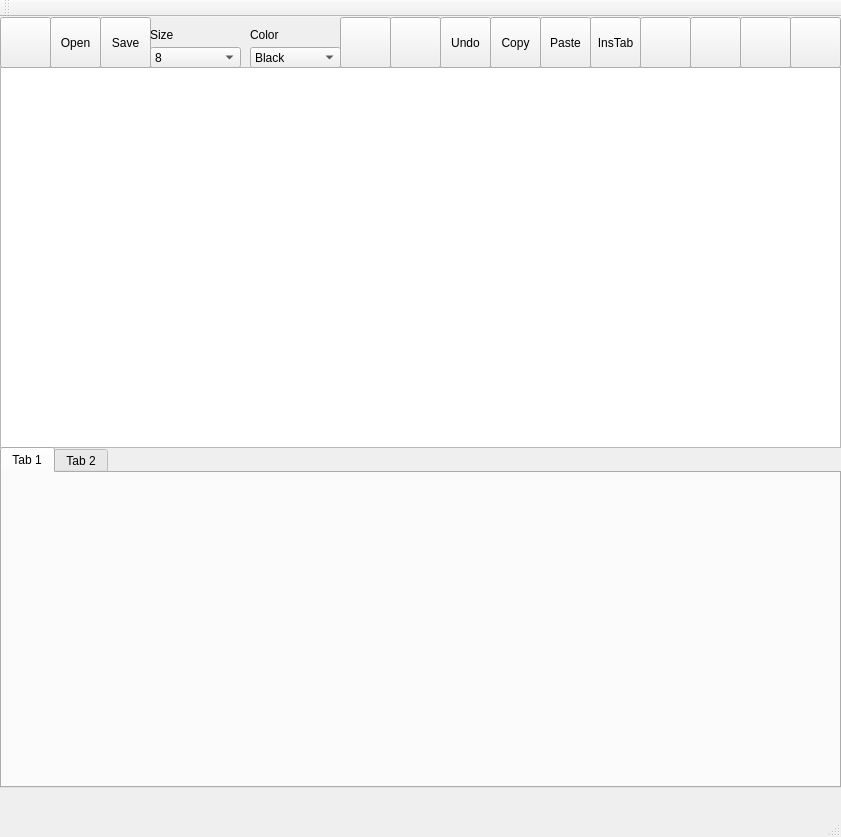
<?xml version="1.0" encoding="UTF-8"?>
<ui version="4.0">
 <class>MainWindow</class>
 <widget class="QMainWindow" name="MainWindow">
  <property name="geometry">
   <rect>
    <x>0</x>
    <y>0</y>
    <width>841</width>
    <height>837</height>
   </rect>
  </property>
  <property name="windowTitle">
   <string>MainWindow</string>
  </property>
  <widget class="QWidget" name="centralWidget">
   <widget class="QTextEdit" name="textEdit">
    <property name="geometry">
     <rect>
      <x>0</x>
      <y>50</y>
      <width>841</width>
      <height>381</height>
     </rect>
    </property>
    <property name="html">
     <string>&lt;!DOCTYPE HTML PUBLIC &quot;-//W3C//DTD HTML 4.0//EN&quot; &quot;http://www.w3.org/TR/REC-html40/strict.dtd&quot;&gt;
&lt;html&gt;&lt;head&gt;&lt;meta name=&quot;qrichtext&quot; content=&quot;1&quot; /&gt;&lt;style type=&quot;text/css&quot;&gt;
p, li { white-space: pre-wrap; }
&lt;/style&gt;&lt;/head&gt;&lt;body style=&quot; font-family:'MS Shell Dlg 2'; font-size:7.8pt; font-weight:400; font-style:normal;&quot;&gt;
&lt;p style=&quot;-qt-paragraph-type:empty; margin-top:0px; margin-bottom:0px; margin-left:0px; margin-right:0px; -qt-block-indent:0; text-indent:0px;&quot;&gt;&lt;br /&gt;&lt;/p&gt;&lt;/body&gt;&lt;/html&gt;</string>
    </property>
   </widget>
   <widget class="QToolButton" name="newFile">
    <property name="geometry">
     <rect>
      <x>0</x>
      <y>0</y>
      <width>51</width>
      <height>51</height>
     </rect>
    </property>
    <property name="text">
     <string/>
    </property>
    <property name="icon">
     <iconset>
      <normaloff>../../../Users/dvlas/OneDrive/Изображения/Figures/plus.png</normaloff>../../../Users/dvlas/OneDrive/Изображения/Figures/plus.png</iconset>
    </property>
    <property name="iconSize">
     <size>
      <width>30</width>
      <height>30</height>
     </size>
    </property>
   </widget>
   <widget class="QToolButton" name="openFile">
    <property name="geometry">
     <rect>
      <x>50</x>
      <y>0</y>
      <width>51</width>
      <height>51</height>
     </rect>
    </property>
    <property name="text">
     <string>Open</string>
    </property>
    <property name="icon">
     <iconset>
      <normaloff>../../../Users/dvlas/OneDrive/Изображения/Figures/open.png</normaloff>../../../Users/dvlas/OneDrive/Изображения/Figures/open.png</iconset>
    </property>
    <property name="iconSize">
     <size>
      <width>35</width>
      <height>35</height>
     </size>
    </property>
   </widget>
   <widget class="QToolButton" name="saveFile">
    <property name="geometry">
     <rect>
      <x>100</x>
      <y>0</y>
      <width>51</width>
      <height>51</height>
     </rect>
    </property>
    <property name="text">
     <string>Save</string>
    </property>
    <property name="icon">
     <iconset>
      <normaloff>../../../Users/dvlas/OneDrive/Изображения/Figures/save.png</normaloff>../../../Users/dvlas/OneDrive/Изображения/Figures/save.png</iconset>
    </property>
    <property name="iconSize">
     <size>
      <width>30</width>
      <height>30</height>
     </size>
    </property>
   </widget>
   <widget class="QComboBox" name="colorChange">
    <property name="geometry">
     <rect>
      <x>250</x>
      <y>30</y>
      <width>91</width>
      <height>21</height>
     </rect>
    </property>
    <item>
     <property name="text">
      <string>Black</string>
     </property>
    </item>
    <item>
     <property name="text">
      <string>Pink</string>
     </property>
    </item>
    <item>
     <property name="text">
      <string>Yellow</string>
     </property>
    </item>
    <item>
     <property name="text">
      <string>Orange</string>
     </property>
    </item>
    <item>
     <property name="text">
      <string>Red</string>
     </property>
    </item>
    <item>
     <property name="text">
      <string>Green</string>
     </property>
    </item>
    <item>
     <property name="text">
      <string>Blue</string>
     </property>
    </item>
   </widget>
   <widget class="QLabel" name="label">
    <property name="geometry">
     <rect>
      <x>250</x>
      <y>10</y>
      <width>55</width>
      <height>16</height>
     </rect>
    </property>
    <property name="text">
     <string>Color</string>
    </property>
   </widget>
   <widget class="QComboBox" name="sizeChange">
    <property name="geometry">
     <rect>
      <x>150</x>
      <y>30</y>
      <width>91</width>
      <height>21</height>
     </rect>
    </property>
    <item>
     <property name="text">
      <string>8</string>
     </property>
    </item>
    <item>
     <property name="text">
      <string>10</string>
     </property>
    </item>
    <item>
     <property name="text">
      <string>12</string>
     </property>
    </item>
    <item>
     <property name="text">
      <string>14</string>
     </property>
    </item>
    <item>
     <property name="text">
      <string>16</string>
     </property>
    </item>
    <item>
     <property name="text">
      <string>18</string>
     </property>
    </item>
    <item>
     <property name="text">
      <string>20</string>
     </property>
    </item>
    <item>
     <property name="text">
      <string>22</string>
     </property>
    </item>
    <item>
     <property name="text">
      <string>24</string>
     </property>
    </item>
   </widget>
   <widget class="QLabel" name="label_2">
    <property name="geometry">
     <rect>
      <x>150</x>
      <y>10</y>
      <width>55</width>
      <height>16</height>
     </rect>
    </property>
    <property name="text">
     <string>Size</string>
    </property>
   </widget>
   <widget class="QToolButton" name="search">
    <property name="geometry">
     <rect>
      <x>340</x>
      <y>0</y>
      <width>51</width>
      <height>51</height>
     </rect>
    </property>
    <property name="text">
     <string/>
    </property>
    <property name="icon">
     <iconset>
      <normaloff>../../../Users/dvlas/OneDrive/Изображения/Figures/find.png</normaloff>../../../Users/dvlas/OneDrive/Изображения/Figures/find.png</iconset>
    </property>
    <property name="iconSize">
     <size>
      <width>35</width>
      <height>35</height>
     </size>
    </property>
   </widget>
   <widget class="QPushButton" name="clearButton">
    <property name="geometry">
     <rect>
      <x>390</x>
      <y>0</y>
      <width>51</width>
      <height>51</height>
     </rect>
    </property>
    <property name="text">
     <string/>
    </property>
    <property name="icon">
     <iconset>
      <normaloff>../../../Users/dvlas/OneDrive/Изображения/Figures/clear.png</normaloff>../../../Users/dvlas/OneDrive/Изображения/Figures/clear.png</iconset>
    </property>
    <property name="iconSize">
     <size>
      <width>40</width>
      <height>40</height>
     </size>
    </property>
   </widget>
   <widget class="QToolButton" name="insertTable">
    <property name="geometry">
     <rect>
      <x>590</x>
      <y>0</y>
      <width>51</width>
      <height>51</height>
     </rect>
    </property>
    <property name="text">
     <string>InsTab</string>
    </property>
    <property name="icon">
     <iconset>
      <normaloff>../../../Users/dvlas/OneDrive/Изображения/Figures/insTab.png</normaloff>../../../Users/dvlas/OneDrive/Изображения/Figures/insTab.png</iconset>
    </property>
    <property name="iconSize">
     <size>
      <width>35</width>
      <height>35</height>
     </size>
    </property>
   </widget>
   <widget class="QPushButton" name="addRow">
    <property name="geometry">
     <rect>
      <x>640</x>
      <y>0</y>
      <width>51</width>
      <height>51</height>
     </rect>
    </property>
    <property name="font">
     <font>
      <pointsize>7</pointsize>
     </font>
    </property>
    <property name="text">
     <string/>
    </property>
    <property name="icon">
     <iconset>
      <normaloff>../../../Users/dvlas/OneDrive/Изображения/Figures/addrow.png</normaloff>../../../Users/dvlas/OneDrive/Изображения/Figures/addrow.png</iconset>
    </property>
    <property name="iconSize">
     <size>
      <width>35</width>
      <height>35</height>
     </size>
    </property>
   </widget>
   <widget class="QPushButton" name="rmRow">
    <property name="geometry">
     <rect>
      <x>690</x>
      <y>0</y>
      <width>51</width>
      <height>51</height>
     </rect>
    </property>
    <property name="font">
     <font>
      <pointsize>7</pointsize>
     </font>
    </property>
    <property name="text">
     <string/>
    </property>
    <property name="icon">
     <iconset>
      <normaloff>../../../Users/dvlas/OneDrive/Изображения/Figures/rmrow.png</normaloff>../../../Users/dvlas/OneDrive/Изображения/Figures/rmrow.png</iconset>
    </property>
    <property name="iconSize">
     <size>
      <width>35</width>
      <height>35</height>
     </size>
    </property>
    <property name="autoRepeatDelay">
     <number>300</number>
    </property>
   </widget>
   <widget class="QPushButton" name="addColumn">
    <property name="geometry">
     <rect>
      <x>740</x>
      <y>0</y>
      <width>51</width>
      <height>51</height>
     </rect>
    </property>
    <property name="font">
     <font>
      <pointsize>7</pointsize>
     </font>
    </property>
    <property name="text">
     <string/>
    </property>
    <property name="icon">
     <iconset>
      <normaloff>../../../Users/dvlas/OneDrive/Изображения/Figures/rmclm.png</normaloff>../../../Users/dvlas/OneDrive/Изображения/Figures/rmclm.png</iconset>
    </property>
    <property name="iconSize">
     <size>
      <width>35</width>
      <height>35</height>
     </size>
    </property>
   </widget>
   <widget class="QPushButton" name="rmClm">
    <property name="geometry">
     <rect>
      <x>790</x>
      <y>0</y>
      <width>51</width>
      <height>51</height>
     </rect>
    </property>
    <property name="font">
     <font>
      <pointsize>7</pointsize>
     </font>
    </property>
    <property name="text">
     <string/>
    </property>
    <property name="icon">
     <iconset>
      <normaloff>../../../Users/dvlas/OneDrive/Изображения/Figures/addclm.png</normaloff>../../../Users/dvlas/OneDrive/Изображения/Figures/addclm.png</iconset>
    </property>
    <property name="iconSize">
     <size>
      <width>37</width>
      <height>37</height>
     </size>
    </property>
   </widget>
   <widget class="QToolButton" name="undo">
    <property name="geometry">
     <rect>
      <x>440</x>
      <y>0</y>
      <width>51</width>
      <height>51</height>
     </rect>
    </property>
    <property name="text">
     <string>Undo</string>
    </property>
    <property name="icon">
     <iconset>
      <normaloff>../../../Users/dvlas/OneDrive/Изображения/Figures/undo.png</normaloff>../../../Users/dvlas/OneDrive/Изображения/Figures/undo.png</iconset>
    </property>
    <property name="iconSize">
     <size>
      <width>35</width>
      <height>35</height>
     </size>
    </property>
   </widget>
   <widget class="QToolButton" name="copy">
    <property name="geometry">
     <rect>
      <x>490</x>
      <y>0</y>
      <width>51</width>
      <height>51</height>
     </rect>
    </property>
    <property name="text">
     <string>Copy</string>
    </property>
    <property name="icon">
     <iconset>
      <normaloff>../../../Users/dvlas/OneDrive/Изображения/Figures/copy.png</normaloff>../../../Users/dvlas/OneDrive/Изображения/Figures/copy.png</iconset>
    </property>
    <property name="iconSize">
     <size>
      <width>35</width>
      <height>35</height>
     </size>
    </property>
   </widget>
   <widget class="QToolButton" name="pasteText">
    <property name="geometry">
     <rect>
      <x>540</x>
      <y>0</y>
      <width>51</width>
      <height>51</height>
     </rect>
    </property>
    <property name="text">
     <string>Paste</string>
    </property>
    <property name="icon">
     <iconset>
      <normaloff>../../../Users/dvlas/OneDrive/Изображения/Figures/paste.png</normaloff>../../../Users/dvlas/OneDrive/Изображения/Figures/paste.png</iconset>
    </property>
    <property name="iconSize">
     <size>
      <width>35</width>
      <height>35</height>
     </size>
    </property>
   </widget>
   <widget class="QTabWidget" name="tabWidget">
    <property name="geometry">
     <rect>
      <x>0</x>
      <y>430</y>
      <width>841</width>
      <height>341</height>
     </rect>
    </property>
    <widget class="QWidget" name="tab">
     <attribute name="title">
      <string>Tab 1</string>
     </attribute>
    </widget>
    <widget class="QWidget" name="tab_2">
     <attribute name="title">
      <string>Tab 2</string>
     </attribute>
    </widget>
   </widget>
  </widget>
  <widget class="QMenuBar" name="menuBar">
   <property name="geometry">
    <rect>
     <x>0</x>
     <y>0</y>
     <width>841</width>
     <height>26</height>
    </rect>
   </property>
  </widget>
  <widget class="QToolBar" name="mainToolBar">
   <attribute name="toolBarArea">
    <enum>TopToolBarArea</enum>
   </attribute>
   <attribute name="toolBarBreak">
    <bool>false</bool>
   </attribute>
  </widget>
  <widget class="QStatusBar" name="statusBar"/>
 </widget>
 <layoutdefault spacing="6" margin="11"/>
 <resources/>
 <connections/>
</ui>
